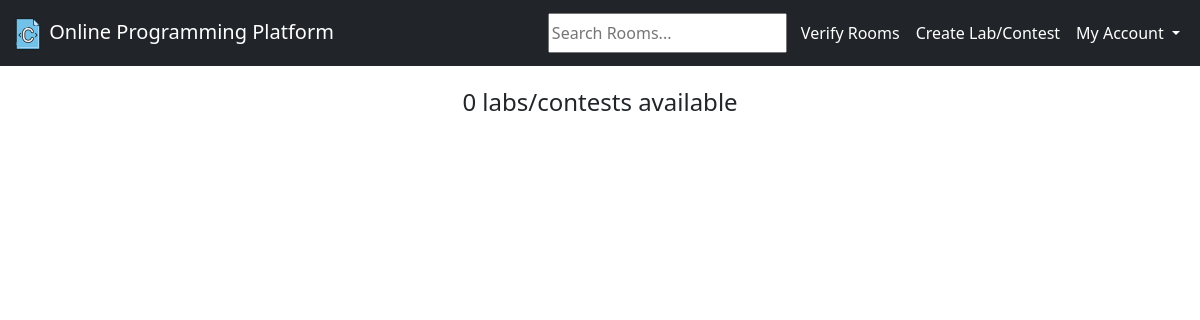
Before: /home/ (signed in) with the older database file.
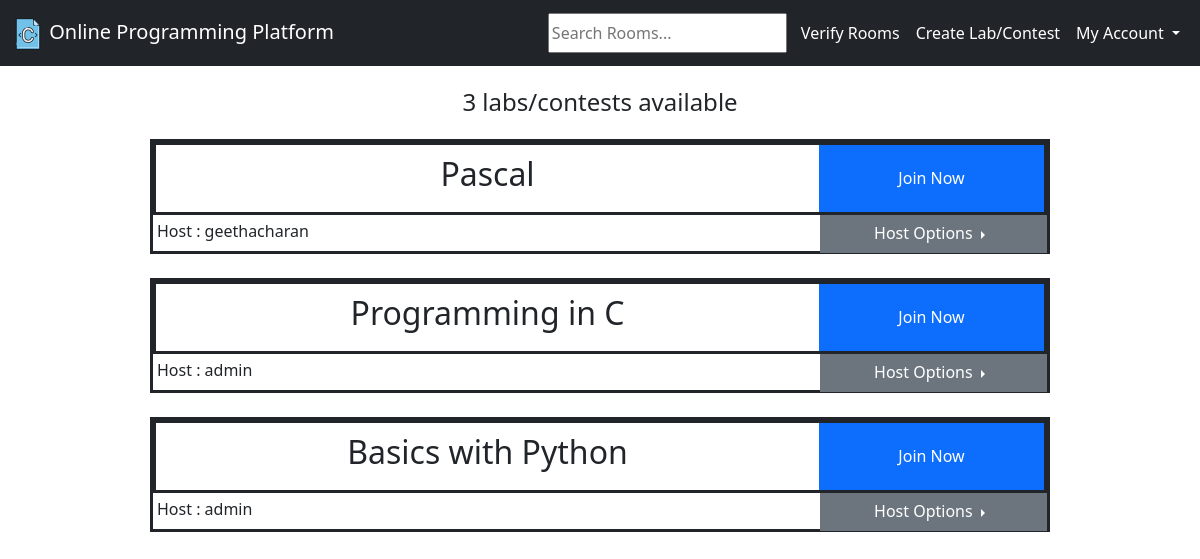
After: the same page with the newer database file.
### base/models.py (models this page shows, shortened)
class Room(models.Model):
    host = models.ForeignKey(User, on_delete=models.SET_NULL, null=True)
    name = models.CharField(max_length=200)
    description = models.TextField(null=True, blank=True)
    verified = models.BooleanField(default=False)
    updated = models.DateTimeField(auto_now=True)
    created = models.DateTimeField(auto_now_add=True)
    class Meta:
        ordering = ['-updated', '-created']

### base/views.py (the view)
# urls.py: 2. Add a URL to urlpatterns:  path('', views.home, name='home')
@login_required(login_url='login')
def home(request):
    q = request.GET.get('q') if request.GET.get('q') != None else ''  # for searching
    rooms = Room.objects.filter(
        Q(name__icontains=q), verified=True
    )
    room_count = rooms.count()
    context = {'rooms': rooms, 'room_count': room_count}
    return render(request, "home.html", context)

### templates/home.html (shortened to what this page needs)
{% extends 'main.html' %}
{% block style %}
{% load static %}
<link rel="stylesheet" href="{% static 'css/home_style.css' %}">
{% endblock %}
{% block content %}
<div class="home1">
    {% if myroomsFlag %}
    <h4> Labs/Contests of <strong>{{user.username}}</strong></h4>
    {%else%}
    <h4>{{room_count}} labs/contests available</h4>
    {%endif%}
    <div>
        {% for room in rooms %}
        <div class="room-tile">
            <div class="room-tile-1">
                <div class="room-tile-name">
                    <h2>{{room.name}}</h2>
                </div>
                <div class="room-tile-button">
                    <a href="/room/{{room.id}}" class="btn btn-primary rounded-0">Join Now</a>
                </div>
            </div>
            <div class="room-tile-2">
                <div class="room-tile-host">
                    <h6>Host : {{room.host.username}}</h6>
                </div>
                {% if request.user.username == room.host.username or 'admin' %}
                <div class="room-tile-settings">
                <div class="btn-group dropend">
                    <button type="button" class="btn btn-secondary dropdown-toggle rounded-0" data-bs-toggle="dropdown"
                            aria-expanded="false">
                        Host Options
                    </button>
                </div>
                </div>
                {%endif%}
            </div>
        </div>
        <br>
        {% endfor %}
    </div>
</div>
{% endblock %}

Changed rows visible on the page:
added Room: name "Pascal", host.username "geethacharan"
now on this page (row edited): Room: name "Programming in C", host.username "admin"
now on this page (row edited): Room: name "Basics with Python", host.username "admin"
Other visible differences:
{{ room_count }}: "0" → "3"
